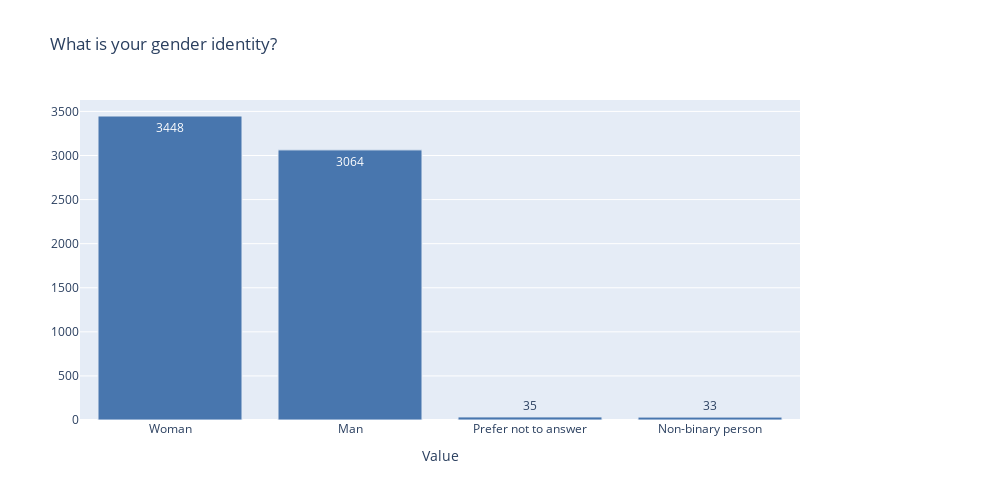
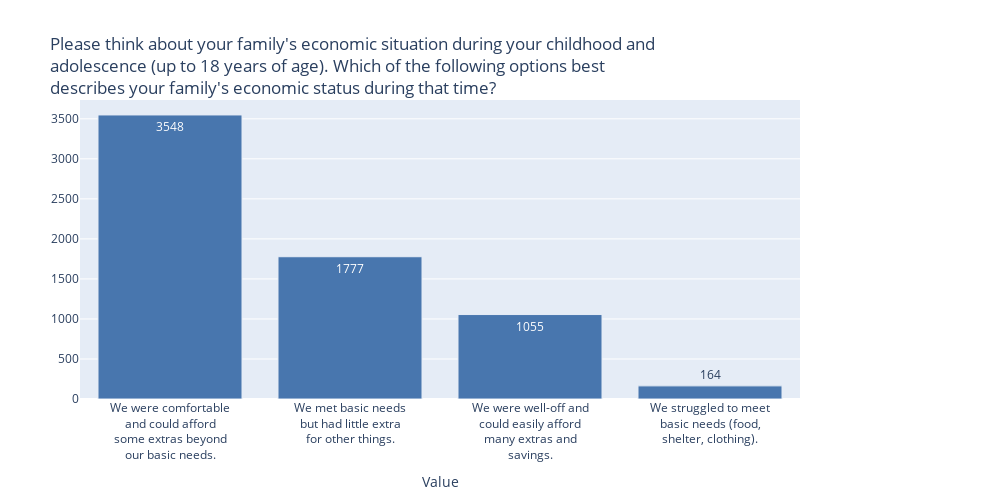

The notebook cell these images were saved under, in order:
### Code cell
single_choice_question_ids = ["DE2", "DE4", "DE5", "DE6", "DE8", "DE12", "DE17", "DE18", "DE19", "DE20", "DE21", "PL3", "PL5", "PL8", "PL10", "CS2"]
figs = []
for qid in single_choice_question_ids:
    q = SingleChoiceQuestion(qid, df_single, meta_single)
    fig = q.distribution(display=False)
    figs.append(fig)

for fig in figs:
    if fig is not None:
        fig.show()

### Figure 1 — Plotly figure (JSON) as saved in the notebook; plotly's stock layout.template omitted (floating-point values rounded to 4 significant figures)
{"data": [{"hovertemplate": "x=%{x}<br>y=%{y}<br>text=%{text}<extra></extra>", "legendgroup": "", "marker": {"color": "#4876AE", "line": {"width": 1}, "pattern": {"shape": ""}}, "name": "", "orientation": "v", "showlegend": false, "text": [3448.0, 3064.0, 35.0, 33.0], "textposition": "auto", "type": "bar", "x": ["Woman", "Man", "Prefer not to answer", "Non-binary person"], "xaxis": "x", "y": [3448, 3064, 35, 33], "yaxis": "y"}], "layout": {"barmode": "relative", "height": 500, "legend": {"tracegroupgap": 0}, "margin": {"r": 200}, "title": {"text": "What is your gender identity?"}, "width": 1000, "xaxis": {"anchor": "y", "domain": [0, 1], "title": {"text": "Value"}}, "yaxis": {"anchor": "x", "domain": [0, 1], "title": {"text": ""}}}}

### Figure 2 — Plotly figure (JSON) as saved in the notebook; plotly's stock layout.template omitted (floating-point values rounded to 4 significant figures)
{"data": [{"hovertemplate": "x=%{x}<br>y=%{y}<br>text=%{text}<extra></extra>", "legendgroup": "", "marker": {"color": "#4876AE", "line": {"width": 1}, "pattern": {"shape": ""}}, "name": "", "orientation": "v", "showlegend": false, "text": [3548.0, 1777.0, 1055.0, 164.0], "textposition": "auto", "type": "bar", "x": ["We were comfortable<br>and could afford<br>some extras beyond<br>our basic needs.", "We met basic needs<br>but had little extra<br>for other things.", "We were well-off and<br>could easily afford<br>many extras and<br>savings.", "We struggled to meet<br>basic needs (food,<br>shelter, clothing)."], "xaxis": "x", "y": [3548, 1777, 1055, 164], "yaxis": "y"}], "layout": {"barmode": "relative", "height": 500, "legend": {"tracegroupgap": 0}, "margin": {"r": 200}, "title": {"text": "Please think about your family's economic situation during your childhood and<br>adolescence (up to 18 years of age). Which of the following options best<br>describes your family's economic status during that time?"}, "width": 1000, "xaxis": {"anchor": "y", "domain": [0, 1], "title": {"text": "Value"}}, "yaxis": {"anchor": "x", "domain": [0, 1], "title": {"text": ""}}}}
